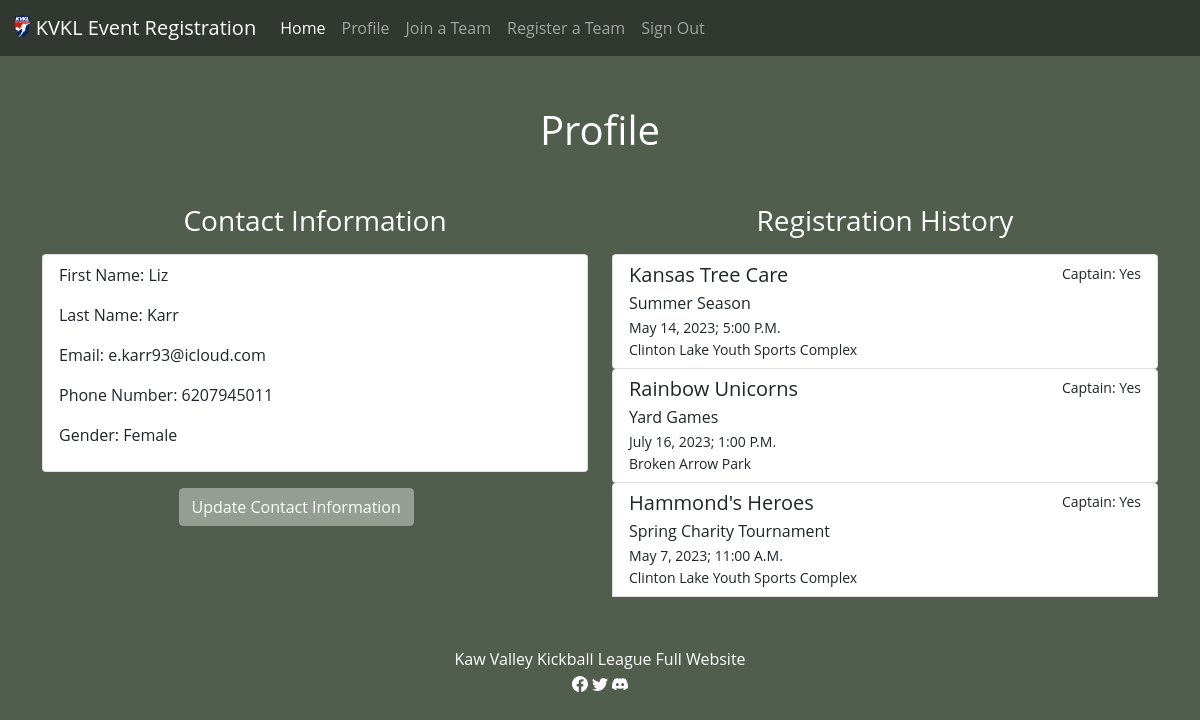
Screenshot of /profile (signed in) with the database file from the repository.
### tables this page shows
CREATE TABLE accounts (id INTEGER NOT NULL PRIMARY KEY AUTOINCREMENT, email TEXT NOT NULL, first_name TEXT NOT NULL, last_name TEXT NOT NULL, phone_number NUMERIC NOT NULL, password_hash TEXT NOT NULL, gender TEXT NOT NULL);

CREATE TABLE registered_players (captain TEXT NOT NULL, player_id INTEGER, team_id INTEGER, FOREIGN KEY (player_id) REFERENCES accounts(id), FOREIGN KEY (team_id) REFERENCES teams(id));

CREATE TABLE teams (id INTEGER NOT NULL PRIMARY KEY AUTOINCREMENT, team_name TEXT NOT NULL, sponsor TEXT, event_id INTEGER NOT NULL, captain_1 TEXT NOT NULL, captain_2 TEXT, passcode INTEGER NOT NULL, FOREIGN KEY (event_id) REFERENCES events(id));

CREATE TABLE events (id INTEGER NOT NULL PRIMARY KEY AUTOINCREMENT, event_name TEXT NOT NULL, month TEXT NOT NULL, day TEXT NOT NULL, year YEAR NOT NULL, time TEXT NOT NULL, location TEXT NOT NULL, number_teams INTEGER NOT NULL, spots_available INTEGER NOT NULL);

### app.py (the view)
@app.route("/profile", methods=["GET", "POST"])
def profile():
    user = db.execute("SELECT * FROM accounts where id = ?", session["user_id"])
    history = db.execute("SELECT event_name, month, day, year, time, location, team_name, passcode, captain FROM events INNER JOIN teams ON events.id = teams.event_id INNER JOIN registered_players ON registered_players.team_id = teams.id WHERE registered_players.player_id = ? ORDER BY day ASC", session["user_id"])
    return render_template("profile.html", id=session["user_id"], user=user, history=history)

### templates/profile.html (shortened to what this page needs)
{% extends "layout.html" %}
{% block main %}
    <h1 class="page-title">Profile</h1>
    <div class="container">
        <div class="row">
            <div class="col">
                <h3 class="text-center mb-3">Contact Information</h3>
                <div class="list-group list-group-item mb-3">
                    <p>First Name: {{ user[0].first_name }}</p>
                    <p>Last Name: {{ user[0].last_name }}</p>
                    <p>Email: {{ user[0].email }}</p>
                    <p>Phone Number: {{ user[0].phone_number }}</p>
                    <p>Gender: {{ user[0].gender }}</p>
                </div>
                <div class="d-grid gap-2 col-6 mx-auto">
                    <a href="/update"><button class="btn btn-kvkl" type="button">Update Contact Information</button></a>
                </div>
            </div>
            <div class="col">
                <h3 class="text-center mb-3">Registration History</h3>
                {% for team in history %}
                    <div class="list-group list-group-item">
                            <div class="d-flex w-100 justify-content-between">
                                <h5 class="mb-1">{{ team.team_name }}</h5>
                                <small>Captain: {{ team.captain }}</small>
                            </div>
                                <div>{{ team.event_name }}</div>
                                <small class="mb-1">{{ team.month }} {{ team.day }}, {{ team.year }}; {{ team.time }}</small>
                            <div class="d-flex w-100 justify-content-between">
                                <small>{{ team.location }}</small>
                            </div>
                    </div>
                {% endfor %}
            </div>
        </div>
    </div>
{% endblock %}

### static/styles.css (style rules this page uses)
body { font-family: Open Sans,Arial,sans-serif; background-color: #515e4e; color: white; }
h1.page-title { text-align: center; margin-top: 50px; margin-bottom: 50px; }
.btn-kvkl { background-color: #959e93; border-color: #959e93; color: white; }

### rows the page displays
accounts: first_name "Liz", last_name "Karr", email "e.karr93@icloud.com", phone_number "6207945011", gender "Female"
registered_players: team_name "Kansas Tree Care", captain "Yes", event_name "Summer Season", month "May", day "14", year "2023", time "5:00 P.M.", location "Clinton Lake Youth Sports Complex"
registered_players: team_name "Rainbow Unicorns", captain "Yes", event_name "Yard Games", month "July", day "16", year "2023", time "1:00 P.M.", location "Broken Arrow Park"
registered_players: team_name "Hammond's Heroes", captain "Yes", event_name "Spring Charity Tournament", month "May", day "7", year "2023", time "11:00 A.M.", location "Clinton Lake Youth Sports Complex"
